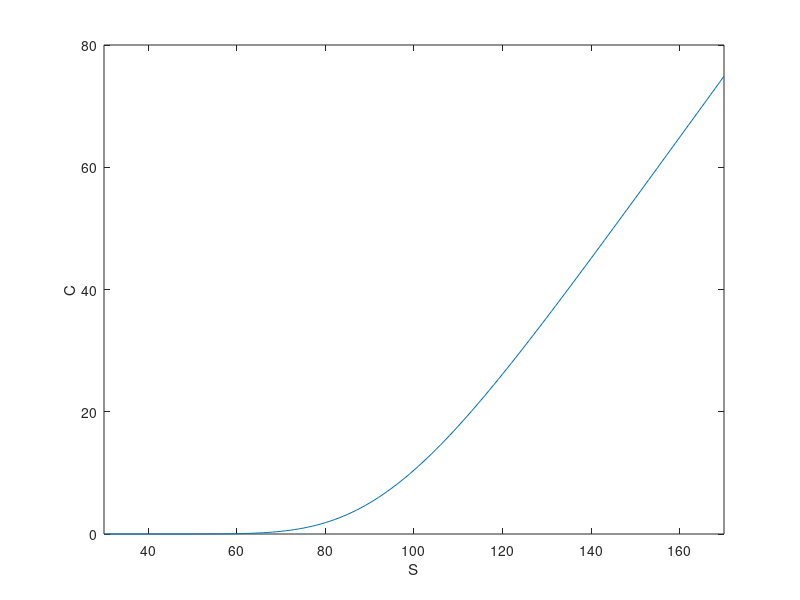
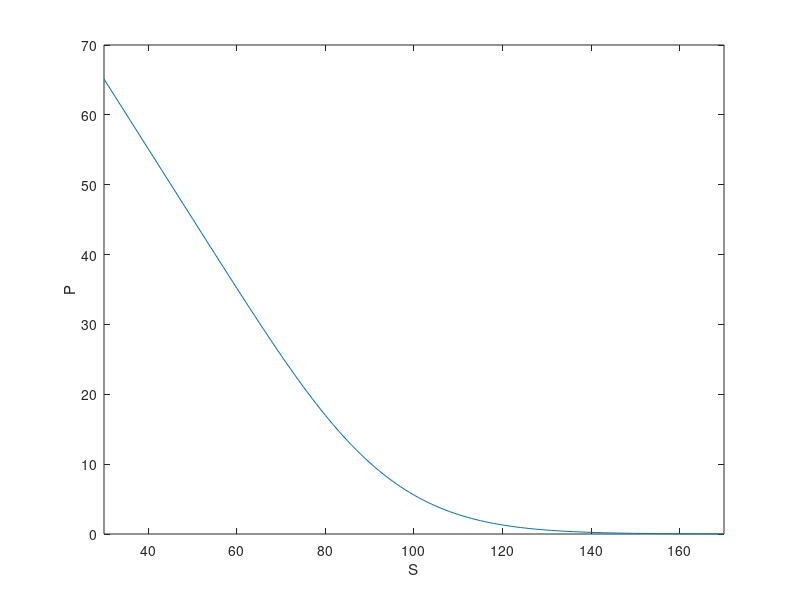
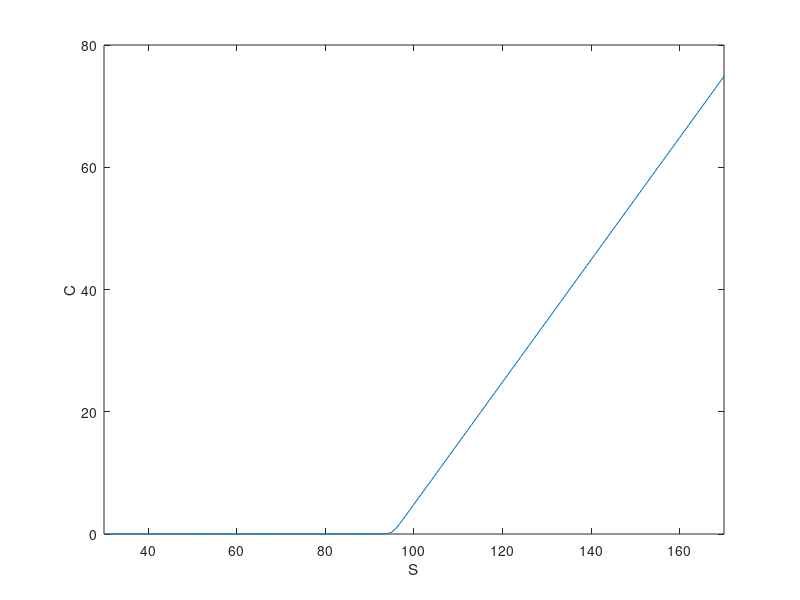

Reproduce these figures in MATLAB, in order.
%% Q1
S=30:1:170;
K = 100;
T = 1;
sigma = 0.2;
r = 0.05;
d1 = (log(S/K) + (r+0.5*sigma^2)*T) / (sigma * sqrt(T));
d2 = d1 - sigma * sqrt(T);
C = S .* normcdf(d1) - K * exp(-r*T).* normcdf(d2);
figure(1);
plot(S,C);
xlabel('S');
ylabel('C');
xlim([30 170]);
%% Q2
P  = K * exp(-r*T).* normcdf(-d2) - S .* normcdf(-d1);
figure(2);
plot(S,P);
xlabel('S');
ylabel('P');
xlim([30 170]);
%% Q3
%T = 0.05;
sigma = 0.01;
d1 = (log(S/K) + (r+0.5*sigma^2)*T) / (sigma * sqrt(T));
d2 = d1 - sigma * sqrt(T);
c = S .* normcdf(d1) - K * exp(-r*T).* normcdf(d2);
figure(3);
plot(S,c);
xlabel('S');
ylabel('C');
xlim([30 170]);